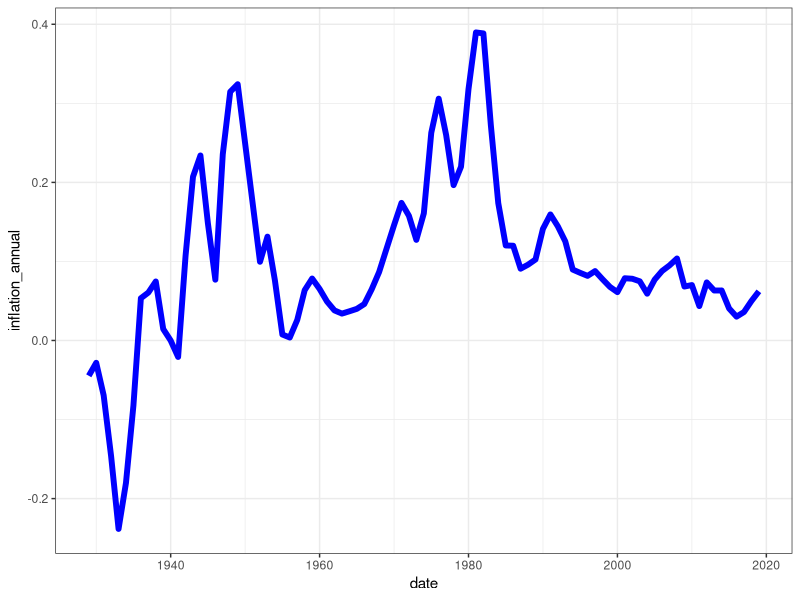
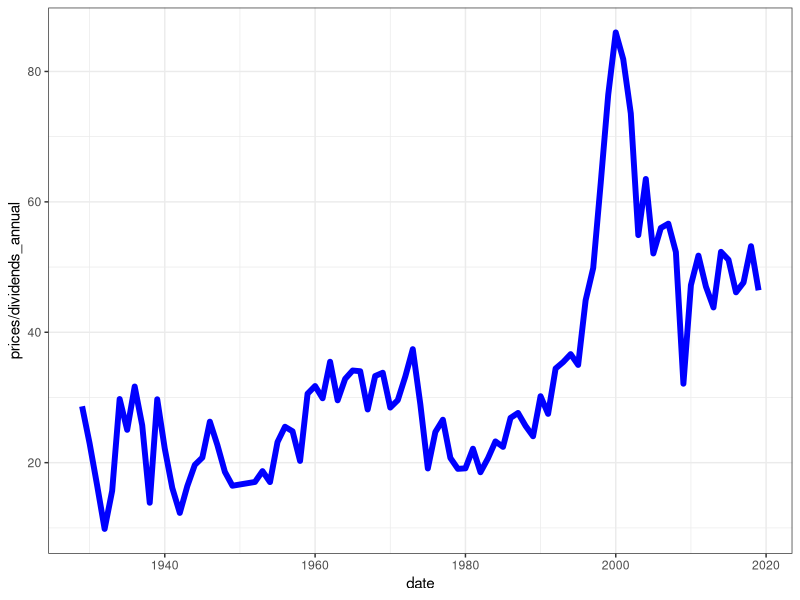
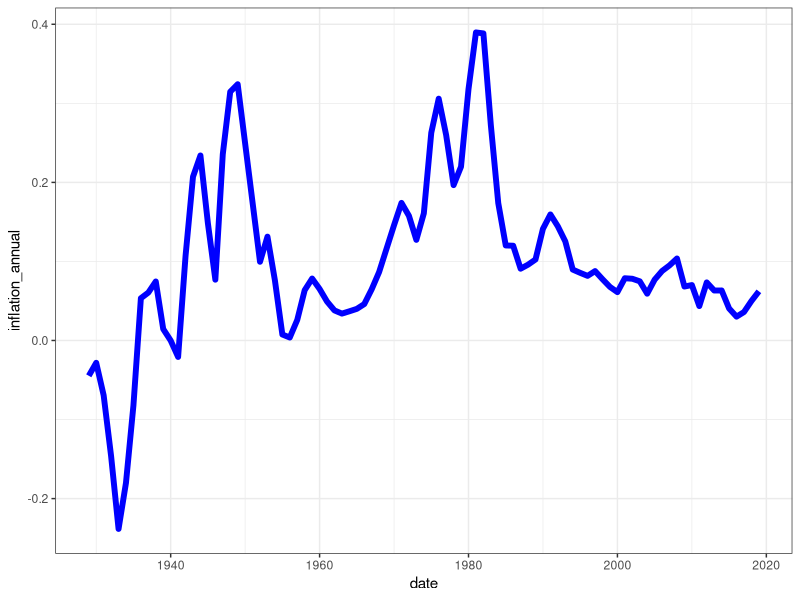
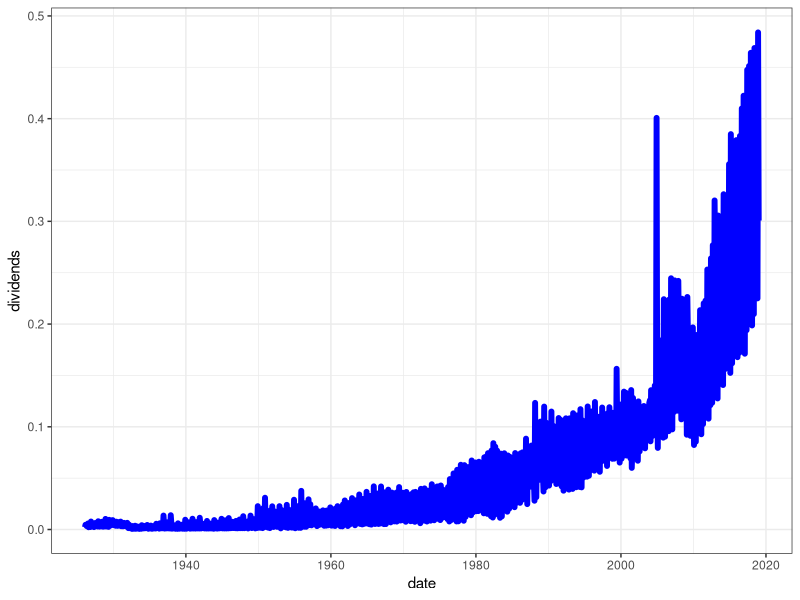
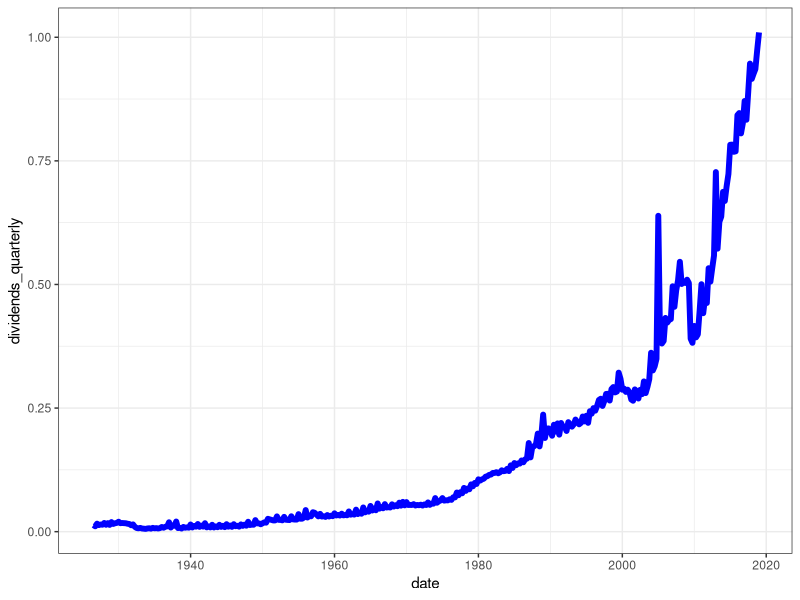
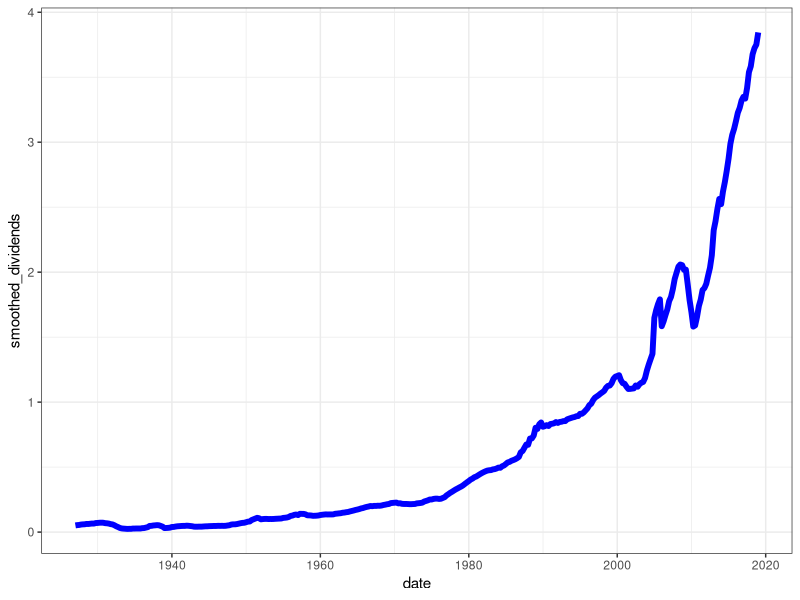
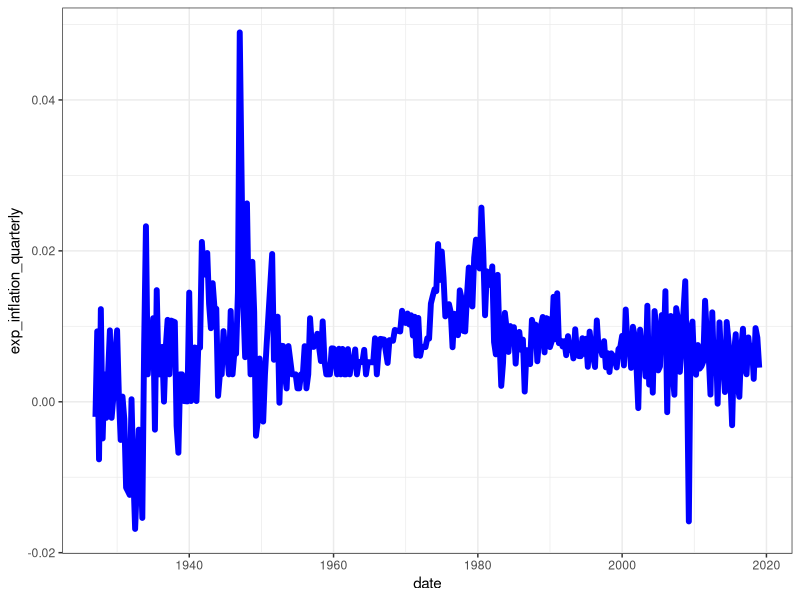
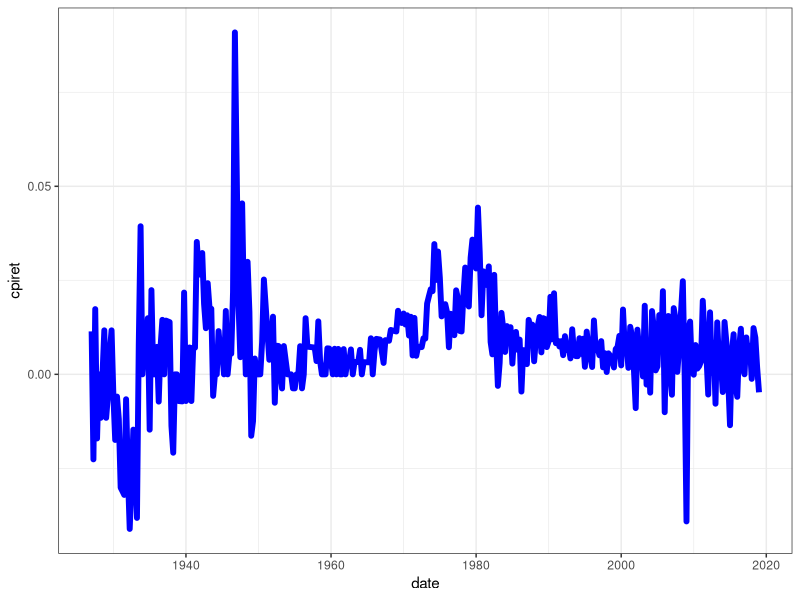

These charts were generated, in order, by the following R code:
# housekeeping
rm(list = ls())
library(gridExtra)
library(ggplot2)
theme_set(theme_bw())

#######################
# load data from CRSP #
#######################

return_data <- read.csv("../data/returns.csv", stringsAsFactors = F)
return_data$date <- as.Date(as.character(return_data$date), format =  "%Y%m%d")
return_data$month <- as.numeric(as.factor(months(return_data$date)))

inflation_tbills_data <- read.csv("../data/inflation_tbills.csv", stringsAsFactors = F)
inflation_tbills_data$date <- as.Date(as.character(inflation_tbills_data$date), format =  "%Y%m%d")

return_data$month <- as.numeric(format(return_data$date,"%m"))
inflation_tbills_data$month <- as.numeric(format(inflation_tbills_data$date,"%m"))

inflation_tbills_data_annual <- read.csv("../data/inflation_tbill_annual.csv", stringsAsFactors = F)
inflation_tbills_data_annual$date <- as.Date(as.character(inflation_tbills_data_annual$date), format =  "%Y%m%d")

#############################################
# recursively calculate prices and dividends#
#############################################

return_data$prices <- NA
return_data$dividends <- NA

# Assume P(0) = 1 to get t=1 prices and dividends
return_data$prices[1] <- (1 + return_data$vwretx[1])
return_data$dividends[1] <-  return_data$vwretd[1] - return_data$vwretx[1]

for(i in 2:nrow(return_data)){
  return_data$prices[i] <- return_data$prices[i-1]*(1 + return_data$vwretx[i])
  return_data$dividends[i] <- return_data$prices[i-1] * (return_data$vwretd[i] - return_data$vwretx[i])
}

prices_all_plot <- ggplot(data = na.omit(return_data), aes(x = date, y = prices))+
  geom_line(color = "blue", size = 2)
dividend_all_plot <- ggplot(data = na.omit(return_data), aes(x = date, y = dividends))+
  geom_line(color = "blue", size = 2)

###################################################
# calculate annual and quaterly returns/dividends #
###################################################

return_data$vwretd_quarterly <- NA
return_data$vwretx_quarterly <- NA
return_data$dividends_quarterly <- NA

return_data$vwretd_annual <- NA
return_data$vwretx_annual <- NA
return_data$dividends_annual <- NA

return_data$smoothed_dividends <- NA


for (i in 4:nrow(return_data)) {
  # calculate quarterly dividends and returns
  if (return_data$month[i] %in% c(3, 6, 9, 12)) {
    return_data$dividends_quarterly[i] <- sum(return_data$dividends[(i-2):i])
    return_data$vwretd_quarterly[i] <- prod(1 + return_data$vwretd[(i-2):i])-1
    return_data$vwretx_quarterly[i] <- prod(1 + return_data$vwretx[(i-2):i])-1
    
  } 

  # calculate annual dividends and returns
  if (return_data$month[i] == 12) {
    return_data$dividends_annual[i] <- sum(return_data$dividends[(i - 11):i])
    return_data$vwretd_annual[i] <- prod(1 + return_data$vwretd[(i - 11):i])-1
    return_data$vwretx_annual[i] <- prod(1 + return_data$vwretx[(i - 11):i])-1
  } 
  
  # calculate smoothed dividends (i.e. sum of past years dividends)
  if (i > 11){
    return_data$smoothed_dividends[i] <- sum(return_data$dividends[(i - 11):i])
  }
}



################################################
# calculate annual inflation/risk free returns #
################################################

inflation_tbills_data$tbill_annual <- NA
inflation_tbills_data$inflation_annual <- NA

for (i in 12:nrow(inflation_tbills_data)) {
  # calculate annual dividends and returns
  if (inflation_tbills_data$month[i] == 12) {
    inflation_tbills_data$tbill_annual[i] <- prod(1 + inflation_tbills_data$t90ret[(i - 11):i])-1
    inflation_tbills_data$inflation_annual[i] <- prod(1 + inflation_tbills_data$cpiret[(i - 11):i])-1
  } 
}


###################################################
# estimate AR1 process to get expeceted inflation #
###################################################
pi_t <- inflation_tbills_data$cpiret[2:nrow(inflation_tbills_data)]
pi_lag <- inflation_tbills_data$cpiret[1:(nrow(inflation_tbills_data)-1)] 

ar1 <- summary(lm(pi_t~ pi_lag))
intercept <- ar1$coefficients["(Intercept)", "Estimate"]
ar_coef <- ar1$coefficients["pi_lag", "Estimate"]

inflation_tbills_data$exp_inflation_quarterly <- NA
for(i in 2:nrow(inflation_tbills_data)){
  prev_pi <- inflation_tbills_data$cpiret[(i-1)]
  inflation_tbills_data$exp_inflation_quarterly[i] <- intercept + ar_coef * prev_pi 
}

inflation_tbills_data$real_rf <- inflation_tbills_data$t90ret - inflation_tbills_data$exp_inflation_quarterly

#########################
# Plots and export data #
#########################

merged_data <- merge(return_data, inflation_tbills_data, by = "date")


# subset to a quarterly dataset 
quarterly_data <- merged_data[which(merged_data$month.x %in% c(3, 6, 9, 12)), ]
save_vars <- c("date", "prices", "vwretd_quarterly", "vwretx_quarterly", 
               "dividends_quarterly", "smoothed_dividends", "t90ret", "cpiret",
               "exp_inflation_quarterly", "real_rf")
quarterly_data <- quarterly_data[, which(colnames(quarterly_data) %in% save_vars)]

dividend_quarterly_plot <- ggplot(data = quarterly_data, aes(x = date, y = dividends_quarterly))+
  geom_line(color = "blue", size = 2)
dividends_smoothed_plot <- ggplot(data = na.omit(quarterly_data), aes(x = date, y = smoothed_dividends))+
  geom_line(color = "blue", size = 2)
inflation_quarterly_plot <- ggplot(data = na.omit(quarterly_data), aes(x = date, y = cpiret))+
  geom_line(color = "blue", size = 2)
tbill_quarterly_plot <- ggplot(data = na.omit(quarterly_data), aes(x = date, y = t90ret))+
  geom_line(color = "blue", size = 2)
exp_inf_quarterly_plot <- ggplot(data = na.omit(quarterly_data), aes(x = date, y = exp_inflation_quarterly))+
  geom_line(color = "blue", size = 2)
real_rf_plot <- ggplot(data = na.omit(quarterly_data), aes(x = date, y = real_rf))+
  geom_line(color = "blue", size = 1)

# subset to an annual dataset 
annual_data <- merged_data[which(merged_data$month.x == 12), ]
save_vars <- c("date", "prices", "vwretd_annual", "vwretx_annual", "dividends_annual",
               "tbill_annual", "inflation_annual")
annual_data <- annual_data[, which(colnames(annual_data) %in% save_vars)]

annual_pd_ratio <- ggplot(data = na.omit(annual_data), aes(x = date, y = prices/dividends_annual))+
  geom_line(color = "blue", size = 2)
annual_inflation_plot <- ggplot(data = na.omit(annual_data), aes(x = date, y = inflation_annual))+
  geom_line(color = "blue", size = 2)
annual_real_rf <- ggplot(data = na.omit(annual_data), aes(x = date, y = inflation_annual))+
  geom_line(color = "blue", size = 2)

write.csv(annual_data, "../data/data_annual.csv", row.names = F)
write.csv(quarterly_data, "../data/data_quarterly.csv", row.names = F)
